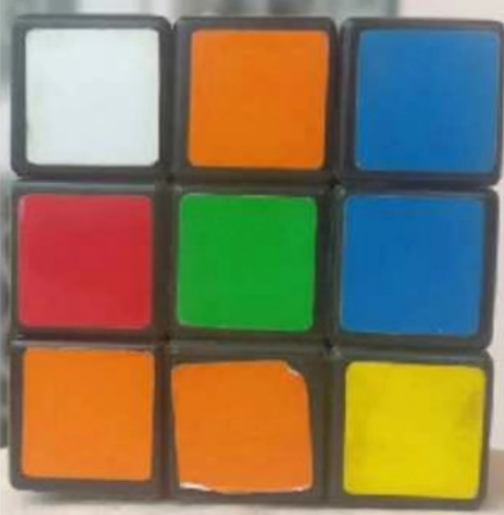
//> input picture VscodeOpencv/training1.jpg, 504 x 515 px
$ ./training1hsv2   (built with g++ and OpenCV 4)
//> lines starting //> are read from the running program, lines starting //| are printed output that depends on the picture; after the words box and inside, x2 and y2 are one past the last pixel; in counts of white or black regions, pixels touching at a corner belong together
#include <iostream>
#include <opencv2/opencv.hpp>

using namespace cv;
using namespace std;

int main()
{
    // 读取图像
    Mat image = imread("training1.jpg");
//> image is the input picture: 515 rows x 504 cols, CV_8UC3; mean B, G, R 88.5, 120, 133.2

    // 将图像转换为HSV颜色空间
    Mat hsvImage;
    cvtColor(image, hsvImage, COLOR_BGR2HSV);
//> hsvImage: 515 rows x 504 cols, CV_8UC3; mean H, S, V 56.9, 141.6, 164.7

    // 定义红色和蓝色的HSV范围
    Scalar redLower(0, 100, 100);
    Scalar redUpper(10, 255, 255);
    Scalar blueLower(110, 100, 100);
    Scalar blueUpper(130, 255, 255);

    // 使用颜色范围进行颜色分割
    Mat redMask, blueMask;
    inRange(hsvImage, redLower, redUpper, redMask);
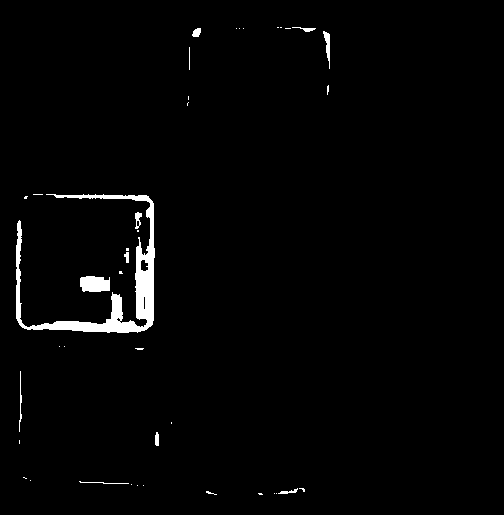
//> redMask: 515 rows x 504 cols, CV_8UC1; 1.9% white; 41 white regions (29 under 20 px)
    inRange(hsvImage, blueLower, blueUpper, blueMask);
//> blueMask: 515 rows x 504 cols, CV_8UC1; every value is 0

    // 查找红色和蓝色的轮廓
    vector<vector<Point>> redContours, blueContours;
    findContours(redMask, redContours, RETR_EXTERNAL, CHAIN_APPROX_SIMPLE);
//> redContours = 41 contours, 32 with area under 20; largest, box (x1, y1, x2, y2) and area: (16, 194, 155, 333) 3203, (80, 276, 110, 292) 375, (323, 31, 330, 69) 86, (135, 212, 142, 229) 58, (192, 28, 201, 37) 48
    findContours(blueMask, blueContours, RETR_EXTERNAL, CHAIN_APPROX_SIMPLE);
//> blueContours = 0 contours

    // 绘制红色和蓝色的轮廓及中心坐标
    for (const auto &contour : redContours)
    {
        Moments moments = cv::moments(contour);
        Point center(moments.m10 / moments.m00, moments.m01 / moments.m00);
        drawContours(image, {contour}, -1, Scalar(0, 0, 255), 2);
        circle(image, center, 5, Scalar(0, 0, 255), -1);
        cout << "红色色块中心坐标：(" << center.x << ", " << center.y << ")" << endl;
    }
//> this loop made 41 passes
//> center on passes 3, 4, 5, 6, 10, 12, 14, 16, 17, 20, 21, 22: Point(260, 493), Point(208, 492), Point(302, 489), Point(288, 491), Point(91, 482), Point(-2147483648, -2147483648), Point(156, 439), Point(20, 407), Point(139, 348), Point(94, 283), Point(120, 272), Point(126, 256)
//> (contour, center) on passes 1, 2, 7, 8, 9, 11: (1 Point (x, y): [276, 493], Point(-2147483648, -2147483648)), (1 Point (x, y): [274, 493], Point(-2147483648, -2147483648)), (1 Point (x, y): [143, 485], Point(-2147483648, -2147483648)), (1 Point (x, y): [137, 485], Point(-2147483648, -2147483648)), (1 Point (x, y): [131, 484], Point(-2147483648, -2147483648)), (1 Point (x, y): [30, 480], Point(-2147483648, -2147483648))
//| 红色色块中心坐标：(-2147483648, -2147483648)
//| 红色色块中心坐标：(-2147483648, -2147483648)
//| 红色色块中心坐标：(260, 493)
//| 红色色块中心坐标：(208, 492)
//| 红色色块中心坐标：(302, 489)
//| 红色色块中心坐标：(288, 491)
//| 红色色块中心坐标：(-2147483648, -2147483648)
//| 红色色块中心坐标：(-2147483648, -2147483648)
//> (output is shown up to pass 8 of 41)
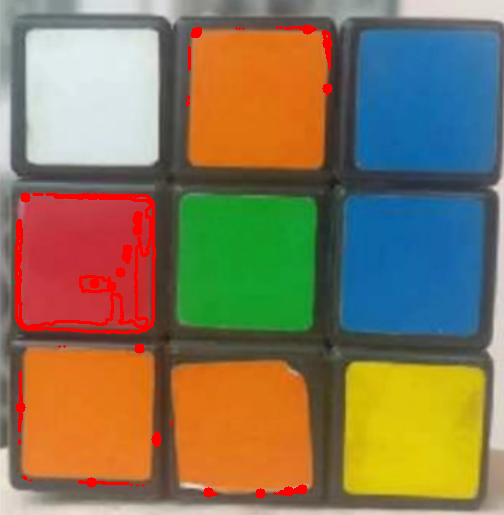
//> image: 515 rows x 504 cols, CV_8UC3; 2.34% of pixels changed, all inside (x1, y1, x2, y2) = (15, 24, 333, 499)

    for (const auto &contour : blueContours)
    {
        Moments moments = cv::moments(contour);
        Point center(moments.m10 / moments.m00, moments.m01 / moments.m00);
        drawContours(image, {contour}, -1, Scalar(255, 0, 0), 2);
        circle(image, center, 5, Scalar(255, 0, 0), -1);
        cout << "蓝色色块中心坐标：(" << center.x << ", " << center.y << ")" << endl;
    }
//> this loop made 0 passes

    // 显示结果图像
    imshow("Result", image);
    waitKey(0);

    return 0;
}
